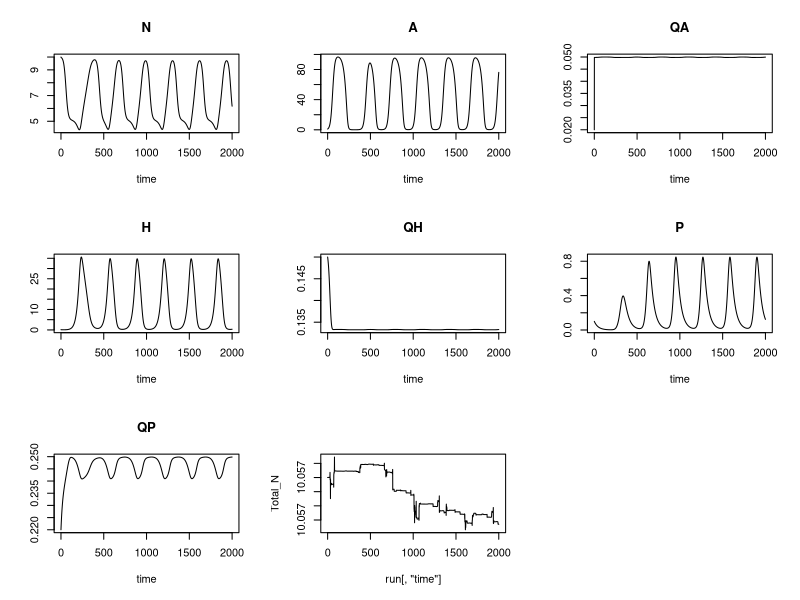

This figure's R source:
library(deSolve)

Worm_stoich<-function (t, y, parameters){  
  N = y[1]; A = y[2]; QA = y[3]; H = y[4]; QH = y[5]; P = y[6]; QP = y[7]
  with(    
    as.list(parameters),
    {  

      # Assimilation efficiencies
      e_A = (QAx - QA)/(QAx - QAn) # nutrient assimilation efficiency of Autotrophs
      e_H = (QHx - QH)/(QHx - QHn) # nutrient assimilation efficiency of Herbivores
      e_P = (QPx - QP)/(QPx - QPn) # nutrient assimilation efficiency of Parasites
      
      # Probability of infection
      P_inf = ((sigma*f*H/(hA+A))/(dE + f*H/(hA+A)))

      dNdt = s - l*N - v*N/(hN + N)*e_A*A +
        dA*A*QA + dH*H*QH + (dH+alpha+dP)*P*QP  +  alpha*P*QH + alpha*P^2/H*(k+1)/k*QP +
        f*A*QA*H/(hA+A)*(1 - e_H) + f_p*P*H*QH*(1 - e_P)/(hH + H) #+
        #(1 -P_inf)*f_p*P*H*QP/(hH + H)*(1 - QPn/QP)

      dAdt = mu_A*(1-A/K)*(1 - QAn/QA)*A - dA*A - f*A*H/(hA + A)
      dQAdt = v*(N/(hN + N))*e_A - mu_A*(1-A/K)*(1 - QAn/QA)*QA
      
      dHdt = f*A*H/(hA + A)*(1 - QHn/QH) - dH*H - alpha*P - f_p*P*H/(hH + H)
      dQHdt = f*A*QA*e_H/(hA + A) - f*A/(hA + A)*(1 - QHn/QH)*QH 
      
      dPdt = P_inf*f_p*P*H/(hH + H)*(1 - QPn/QP) - (dH+alpha+dP)*P - alpha*P^2/H*(k+1)/k
      dQPdt = f_p*H*QH*e_P/(hH + H) - P_inf*f_p*H/(hH + H)*(1 - QPn/QP)*QP

      res = c(dNdt,dAdt,dQAdt,dHdt,dQHdt,dPdt, dQPdt) 
      list(res)
    } 
  )
}

params = c(# nutrient pars
  s = 0, l=0,
  # autotroph pars
  v = 1, mu_A=0.1, K=100, hN = 1, QAx = 0.05, QAn = 0.01, dA = 0.001, 
  # Host pars
  f =0.3, QHx = 0.2, QHn = 0.1, dH = 0.01, hA = 50,
  # Parasite pars
  f_p =1, hH = 10, QPx = 0.25, QPn = 0.20, dP = 0.01, dE = 0.1, sigma=0.9, 
  alpha = 0.001, k = 10)

inits = c(N = 10, A = 1, QA = 0.02, H = 0.1, QH = 0.15, P = 0.1, QP = 0.22)
run = lsoda(y = inits, times=0:2000, parms = params, func=Worm_stoich, atol=1e-9, rtol=1e-9)
plot(run)

Total_N = run[,"N"] + run[,"A"]*run[,"QA"] + run[,"H"]*run[,"QH"] + run[,"P"]*run[,"QP"]
var(Total_N)
plot(run[,"time"], Total_N, typ="l")

# 
# N.out = numeric()
# A.out = numeric()
# QA.out = numeric()
# H.out = numeric()
# QH.out = numeric()
# P.out = numeric()
# 
# ns = seq(from=0.0001, to=0.2, length.out = 100)
# for (n in 0:100){
#   inits["N"] = n
#   output = lsoda(y = inits, times=0:100000, parms = params, func=Worm_stoich)
#   N.out[n] = output[100001, 2]
#   A.out[n] = output[100001, 3]
#   QA.out[n] = output[100001, 4]
#   H.out[n] = output[100001, 5]
#   QH.out[n] = output[100001, 6]
#   P.out[n] = output[100001, 7]
# }
# par(mfrow=c(2, 3))
# plot(1:100, N.out, typ="l")
# plot(1:100, A.out, typ="l")
# plot(1:100, QA.out, typ="l")
# plot(1:100, H.out, typ="l")
# plot(1:100, QH.out, typ="l")
# plot(1:100, P.out, typ="l")
